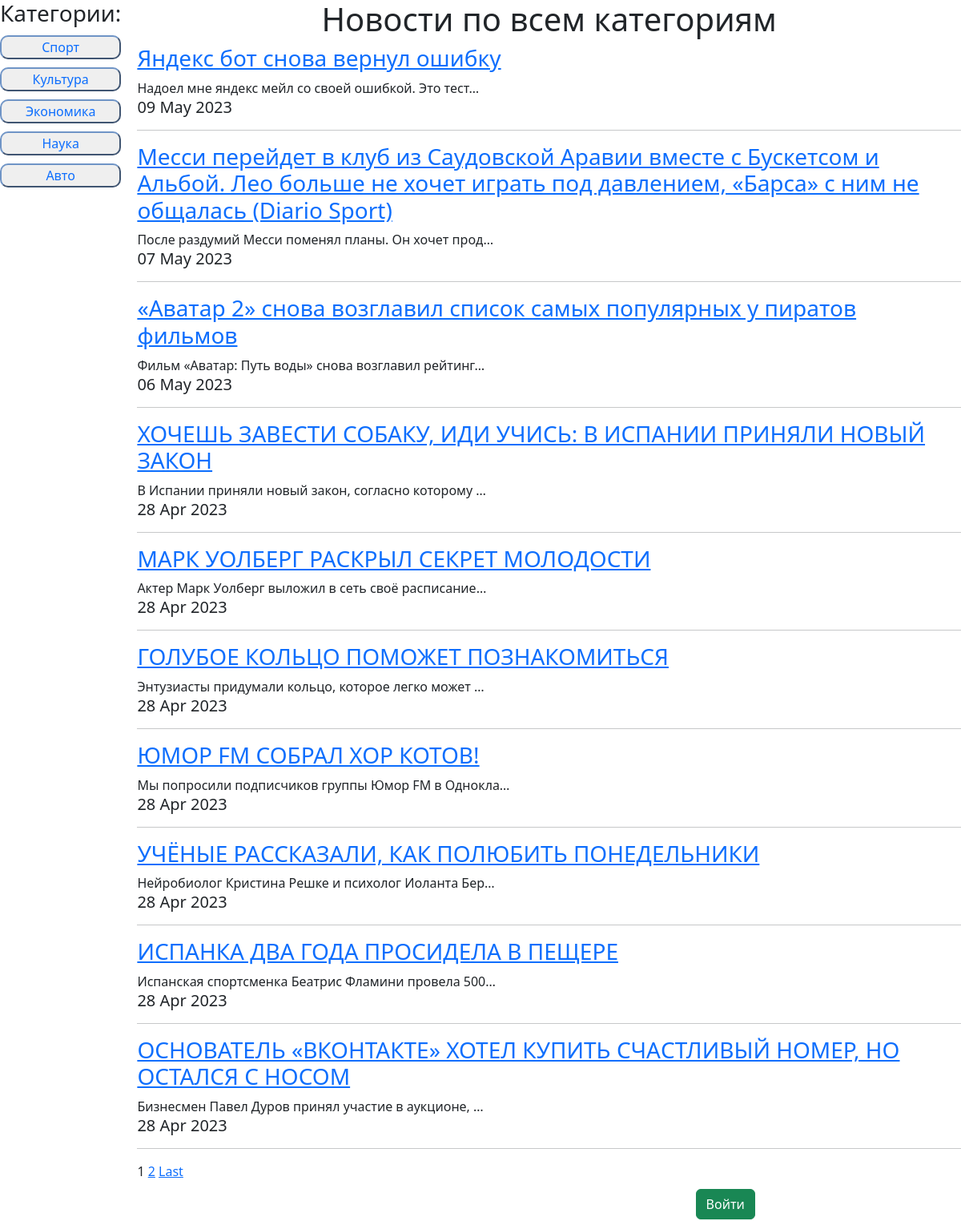
Page /news/ on the committed database.
### news/models.py (models this page shows, shortened)
class Category(models.Model):
	new_category = models.CharField(max_length = 100, unique = True)
	def __str__(self):
		return f'{self.new_category}'

class Post(models.Model):
	POST_TYPE = [('AR', 'Статья'), ('NW', 'Новость')]
	author = models.ForeignKey(Author, on_delete = models.CASCADE)
	post_type = models.CharField(max_length = 2, choices = POST_TYPE, default = 'AR')
	time_create = models.DateTimeField(auto_now_add = True)
	title = models.CharField(max_length = 255)
	text = models.TextField()
	rating = models.IntegerField(default = 0)
	categories = models.ManyToManyField(Category, through='PostCategory')

### news/views.py (the view)
# urls.py: path('', PostsList.as_view(), name=''),
class PostsList(ListView):
    model = Post
    template_name ='news.html'
    context_object_name = 'news'
    paginate_by = 10
    def get_queryset(self):
        if len(self.kwargs):
            category = Category.objects.get(id=self.kwargs['category_id'])
            queryset = Post.objects.filter(categories=category).order_by('-time_create')
        else:
            queryset = Post.objects.order_by('-time_create')
        return queryset
    def get_context_data(self, **kwargs):
        user = self.request.user
        context = super().get_context_data(**kwargs)
        context['is_author'] = user.groups.filter(name = 'Authors').exists()
        context['categories'] = Category.objects.all()
        if len(self.kwargs):
            context['category_name'] = Category.objects.get(id=self.kwargs['category_id'])
            if user.is_authenticated:
                context['user_subsсribed'] = user.subscribers_set.filter(news_category__new_category=context['category_name'])
        return context

### news/templatetags/custom_filters.py (called while the page is built)
@register.filter(name='censor')
def censor(text):
    bad_words = ('Теперь', 'нового', 'вышло')
    for word in bad_words:
        if word in text:
            text = text.replace(word, '*****')
    return text

### news/templates/news.html (shortened to what this page needs)
{% extends 'default.html' %}
{% load custom_filters %}
{% load static %}
{% block css %}
    <link href="{% static '/news/style.css' %}" rel="stylesheet">
    <link href="{% static '/bootstrap/bootstrap.min.css' %}" rel="stylesheet">
{% endblock css %}
{% block content %}
    <div class="conteiner">
        <div class="item sidebar">
            <h3>Категории:</h3>
            <ul>
                {% for category in categories %}
            <li><button id="category_buttons">
                <a class="a_cat_filter" href="{% url 'category_filter' category.id %}">{{ category }}</a>
            </button></li>
                {% endfor %}
            </ul>
        </div>
    <div class="item content">
    {% if not category_name %}
        <h1 id="count_cat_news">Новости по всем категориям</h1>
    {% endif %}
{% for onenews in news%}
    <a href="{% url 'post_detail' onenews.id %}"><h3>{{onenews.title|censor}}</h3></a>
    {{onenews.text|truncatechars:50|censor}}
    <h5>{{onenews.time_create|date:'d M Y'}}</h5>
<hr>
{% endfor %}
    {% if is_paginated %}
        {% for num in page_obj.paginator.page_range %}
            {% if page_obj.number == num %}
                <a>{{ num }}</a>
            {% endif %}
        {% endfor %}
        {% if page_obj.has_next %}
            {% if page_obj.next_page_number == page_obj.paginator.num_pages %}
                <a href="?page={{ page_obj.next_page_number }}">{{ page_obj.next_page_number }}</a>
            {% else %}
                <a href="?page={{ page_obj.next_page_number }}">{{page_obj.next_page_number}}</a>
                <a href="?page={{ page_obj.paginator.num_pages }}">Last</a>
            {% endif %}
        {% endif %}
    {% endif %}
    <div style="width: 50%; margin: 10px 25% 50px 25%">
        {% if user.is_authenticated %}
                <a href="{% url 'logout' %}" style="float: right; text-decoration: none"><button type="button" style="float: right" class="btn btn-success">Выйти</button></a>
        {% else %}
                <a href="/accounts/login/?next=/"><button style="float: right" class="btn btn-success">Войти</button></a>
        {% endif %}
    </div>
    </div>
    </div>
{% endblock content %}

### templates/default.html (shortened to what this page needs)
<!DOCTYPE html>
<html lang="en">
<head>
    {% block css %}
    {% endblock css %}
</head>
<body>
{% block content %}
{% endblock content %}
</body>
</html>

### static/news/style.css (style rules this page uses)
.conteiner { grid-template-areas: 'sidebar content'; display: grid; grid-template-columns: 1fr 8fr; grid-column-gap: 20px; }
.sidebar { grid-area: sidebar; text-align: center; list-style-type: none; }
.content { grid-area: content; }
ul { display: contents; }
#category_buttons { width: 100%; border-radius: 10px; border-color: #6f94c6; }
.a_cat_filter { text-decoration: none; }
li { margin-top: 10px; }
#count_cat_news { text-align: center; }

### rows in the picture
Category: new_category "Спорт"
Category: new_category "Культура"
Category: new_category "Экономика"
Category: new_category "Наука"
Category: new_category "Авто"
Post: title|censor "Яндекс бот снова вернул ошибку", text|censor "Надоел мне яндекс мейл со своей ошибкой. Это тест…", time_create "09 May 2023"
Post: title|censor "Месси перейдет в клуб из Саудовской Аравии вместе с Бускетсом и Альбой. Лео больше не хочет играть под давлением, «Барса» с ним не общалась (Diario Sport)", text|censor "После раздумий Месси поменял планы. Он хочет прод…", time_create "07 May 2023"
Post: title|censor "«Аватар 2» снова возглавил список самых популярных у пиратов фильмов", text|censor "Фильм «Аватар: Путь воды» снова возглавил рейтинг…", time_create "06 May 2023"
Post: title|censor "ХОЧЕШЬ ЗАВЕСТИ СОБАКУ, ИДИ УЧИСЬ: В ИСПАНИИ ПРИНЯЛИ НОВЫЙ ЗАКОН", text|censor "В Испании приняли новый закон, согласно которому …", time_create "28 Apr 2023"
Post: title|censor "МАРК УОЛБЕРГ РАСКРЫЛ СЕКРЕТ МОЛОДОСТИ", text|censor "Актер Марк Уолберг выложил в сеть своё расписание…", time_create "28 Apr 2023"
Post: title|censor "ГОЛУБОЕ КОЛЬЦО ПОМОЖЕТ ПОЗНАКОМИТЬСЯ", text|censor "Энтузиасты придумали кольцо, которое легко может …", time_create "28 Apr 2023"
Post: title|censor "ЮМОР FM СОБРАЛ ХОР КОТОВ!", text|censor "Мы попросили подписчиков группы Юмор FM в Однокла…", time_create "28 Apr 2023"
Post: title|censor "УЧЁНЫЕ РАССКАЗАЛИ, КАК ПОЛЮБИТЬ ПОНЕДЕЛЬНИКИ", text|censor "Нейробиолог Кристина Решке и психолог Иоланта Бер…", time_create "28 Apr 2023"
Post: title|censor "ИСПАНКА ДВА ГОДА ПРОСИДЕЛА В ПЕЩЕРЕ", text|censor "Испанская спортсменка Беатрис Фламини провела 500…", time_create "28 Apr 2023"
Post: title|censor "ОСНОВАТЕЛЬ «ВКОНТАКТЕ» ХОТЕЛ КУПИТЬ СЧАСТЛИВЫЙ НОМЕР, НО ОСТАЛСЯ С НОСОМ", text|censor "Бизнесмен Павел Дуров принял участие в аукционе, …", time_create "28 Apr 2023"

### other values in the picture
{{ num }} "1"
{{ page_obj.next_page_number }} "2"
